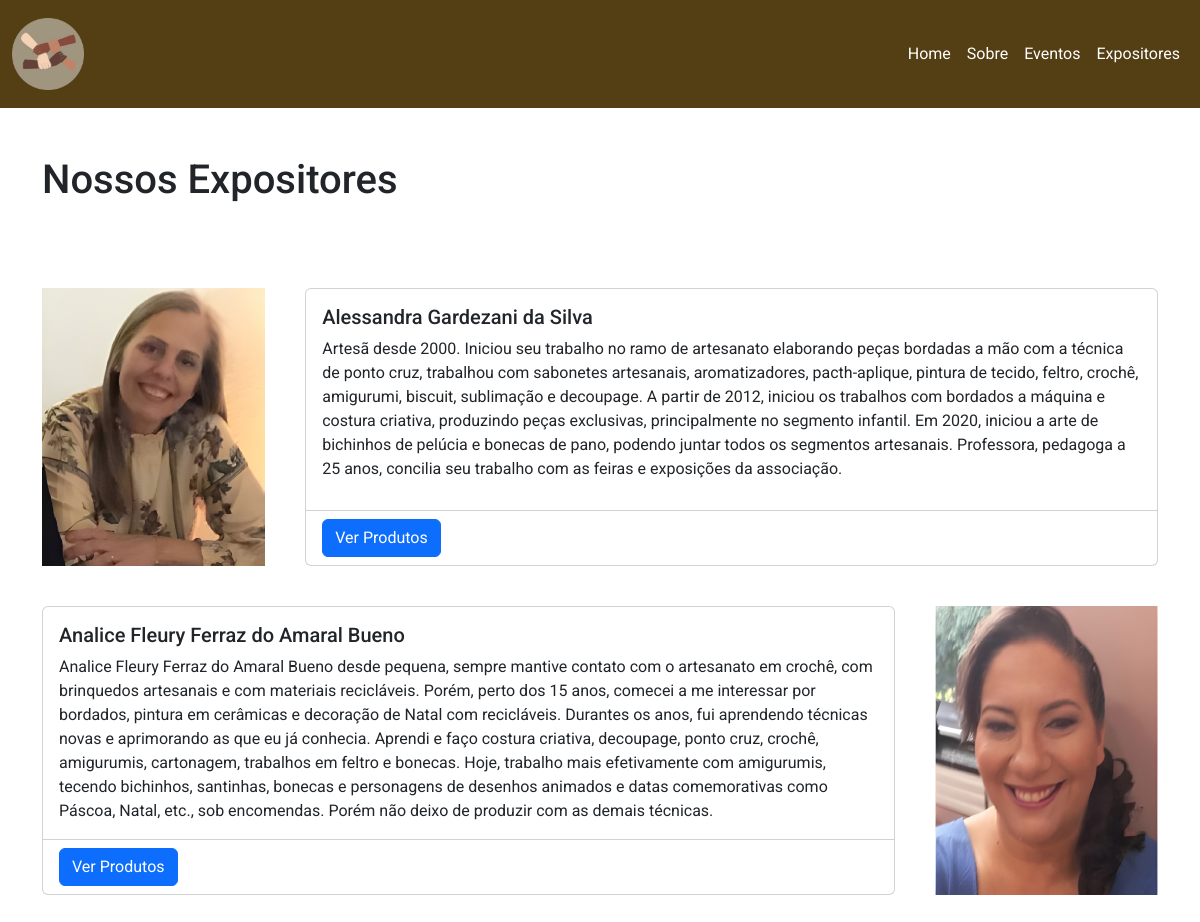
Screenshot of /expositores/ with the database file from the repository.
### expositores/models.py (models this page shows, shortened)
class Expositor(models.Model):
    nome = models.CharField(max_length=100)
    slug = models.SlugField(max_length=100, unique=True)
    descricao = models.TextField(validators=[MinLengthValidator(50)])
    logo = models.ImageField(upload_to='expositores/logos/')
    website = models.URLField(blank=True)
    email = models.EmailField()
    telefone = models.CharField(max_length=20)
    ativo = models.BooleanField(default=True)
    data_cadastro = models.DateTimeField(auto_now_add=True)
    class Meta:
        verbose_name = 'Expositor'
        verbose_name_plural = 'Expositores'
        ordering = ['nome']

### expositores/views.py (the view)
# urls.py: path('', views.lista_expositores, name='lista'),
def lista_expositores(request):
    expositores = Expositor.objects.filter(ativo=True).order_by('nome')
    context = {
        'expositores': expositores,
        'titulo': 'Nossos Expositores'
    }
    return render(request, 'expositores/lista.html', context)

### expositores/templates/expositores/lista.html (shortened to what this page needs)
{% extends 'base.html' %}
{% block content %}
<div class="container d-flex justify-content-between align-items-center mb-4">
    <h1 class="pb-1 pt-5">{{ titulo }}</h1>
</div>
{% if expositores %}
    <div class="container pt-5 expositores">
        {% for expositor in expositores %}
        <div class="box">
            <div class="flex column-gap">
                <div class="box-img">
                    <img src="{{ expositor.logo.url }}" class="card-img-top expositor-logo" alt="{{ expositor.nome }}">
                </div>
                <div class="card box-card">
                    <div class="card-body">
                        <h5 class="card-title">{{ expositor.nome }}</h5>
                        <p class="card-text">{{ expositor.descricao|truncatewords:300 }}</p>
                    </div>
                    <div class="card-footer bg-transparent">
                        <a href="{% url 'expositores:detalhe' expositor.slug %}" class="btn btn-primary">
                            Ver Produtos
                        </a>
                    </div>
                </div>
            </div>
        </div>
        {% endfor %}
    </div>
{% else %}
    <div class="alert alert-info" role="alert">
        Nenhum expositor encontrado.
    </div>
{% endif %}
{% endblock %}

### home/static/css/style.css (style rules this page uses)
:root { --nav-height: 108px; --nav-color: #543f14; --nav-hover: #a0957f; --color1: #a0957f; --color2: #ebdfc9; --color3: #0a0a0a; --color4: #fefefe; }
* { font-family: "Roboto", sans-serif; }
.box-img img { width: 100%; height: 100%; }
.flex { display: flex; }
.column-gap { column-gap: 40px; margin-bottom: 40px; }
.expositores .box .box-img { max-width: 20%; width: 100%; }
.expositores .box:nth-child(even) .column-gap { flex-direction: row-reverse; }
.expositores .card.box-card { width: 80%; }

### rows the page displays
Expositor: logo (picture), nome "Alessandra Gardezani da Silva", descricao "Artesã desde 2000. Iniciou seu trabalho no ramo de artesanato elaborando peças bordadas a mão com a técnica de ponto cruz, trabalhou com sabonetes artesanais, aromatizadores, pacth-aplique, pintura de tecido, feltro, crochê, amigurumi, biscuit, sublimação e decoupage. A partir de 2012, iniciou os trabalhos com bordados a máquina e costura criativa, produzindo peças exclusivas, principalmente no segmento infantil. Em 2020, iniciou a arte de bichinhos de pelúcia e bonecas de pano, podendo juntar todos os segmentos artesanais. Professora, pedagoga a 25 anos, concilia seu trabalho com as feiras e exposições da associação."
Expositor: logo (picture), nome "Analice Fleury Ferraz do Amaral Bueno", descricao "Analice Fleury Ferraz do Amaral Bueno desde pequena, sempre mantive contato com o artesanato em crochê, com brinquedos artesanais e com materiais recicláveis. Porém, perto dos 15 anos, comecei a me interessar por bordados, pintura em cerâmicas e decoração de Natal com recicláveis. Durantes os anos, fui aprendendo técnicas novas e aprimorando as que eu já conhecia. Aprendi e faço costura criativa, decoupage, ponto cruz, crochê, amigurumis, cartonagem, trabalhos em feltro e bonecas. Hoje, trabalho mais efetivamente com amigurumis, tecendo bichinhos, santinhas, bonecas e personagens de desenhos animados e datas comemorativas como Páscoa, Natal, etc., sob encomendas. Porém não deixo de produzir…"

### other values shown
{{ titulo }} "Nossos Expositores"
